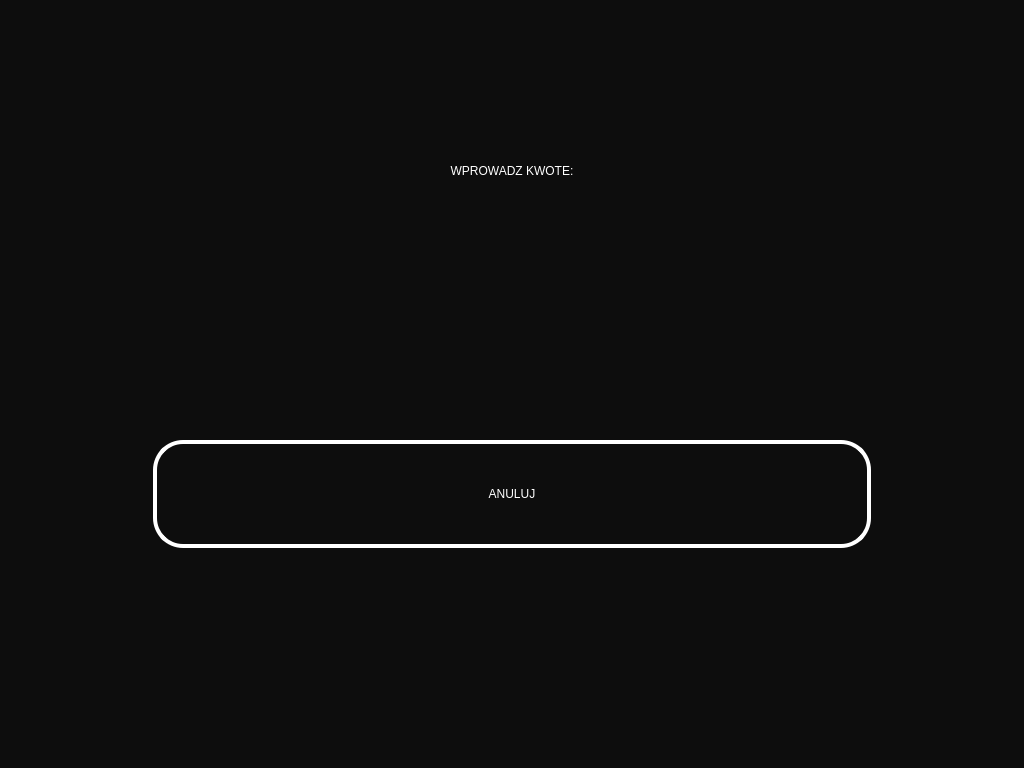
<?xml version="1.0" encoding="UTF-8"?>
<ui version="4.0">
 <class>PaperPayment</class>
 <widget class="QDialog" name="PaperPayment">
  <property name="geometry">
   <rect>
    <x>0</x>
    <y>0</y>
    <width>1024</width>
    <height>768</height>
   </rect>
  </property>
  <property name="windowTitle">
   <string>Dialog</string>
  </property>
  <property name="styleSheet">
   <string notr="true">background-color: rgb(13, 13, 13);</string>
  </property>
  <widget class="QLabel" name="wprowadz">
   <property name="geometry">
    <rect>
     <x>12</x>
     <y>130</y>
     <width>1000</width>
     <height>81</height>
    </rect>
   </property>
   <property name="styleSheet">
    <string notr="true">font: 75 26pt &quot;Tahoma&quot;;
color: rgb(255, 255, 255);</string>
   </property>
   <property name="text">
    <string>WPROWADZ KWOTE:</string>
   </property>
   <property name="alignment">
    <set>Qt::AlignCenter</set>
   </property>
  </widget>
  <widget class="QLabel" name="kwota">
   <property name="geometry">
    <rect>
     <x>12</x>
     <y>250</y>
     <width>1000</width>
     <height>81</height>
    </rect>
   </property>
   <property name="styleSheet">
    <string notr="true">font: 75 30pt &quot;Tahoma&quot;;
color: rgb(255, 255, 255);</string>
   </property>
   <property name="text">
    <string/>
   </property>
   <property name="alignment">
    <set>Qt::AlignCenter</set>
   </property>
  </widget>
  <widget class="QPushButton" name="anuluj">
   <property name="geometry">
    <rect>
     <x>153</x>
     <y>440</y>
     <width>718</width>
     <height>108</height>
    </rect>
   </property>
   <property name="minimumSize">
    <size>
     <width>718</width>
     <height>108</height>
    </size>
   </property>
   <property name="maximumSize">
    <size>
     <width>718</width>
     <height>108</height>
    </size>
   </property>
   <property name="styleSheet">
    <string notr="true">background-color: rgb(13, 13, 13);
border-style: solid;
border-width:4px;
border-radius:30px;
border-color: white;
max-width:710px;
max-height:100px;
min-width:710px;
min-height:100px;

font: 75 30pt &quot;Tahoma&quot;;
color: rgb(255, 255, 255);</string>
   </property>
   <property name="text">
    <string>ANULUJ</string>
   </property>
  </widget>
 </widget>
 <resources/>
 <connections/>
</ui>
